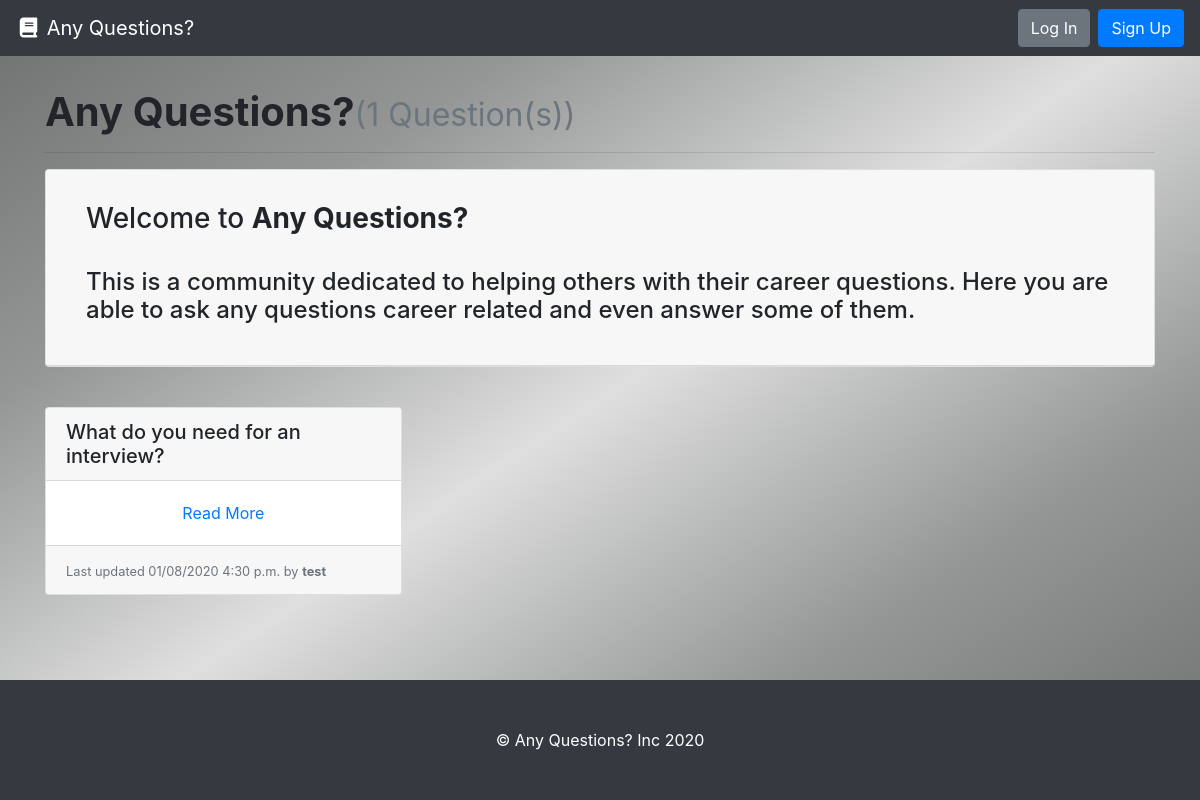
The page / on the database its author committed.
### question/models.py (models this page shows, shortened)
class Question(models.Model):
    question_text = models.CharField(max_length=settings.QUESTION_NAME_MAX_LENGTH, unique=True,
                             help_text="Title of your question.")
    author = models.ForeignKey(User, on_delete=models.PROTECT,
                            help_text="The user that posted this question.")
    slug = models.CharField(max_length=settings.QUESTION_NAME_MAX_LENGTH, blank=True, editable=False,
                            help_text="Unique URL path to access this question. Generated by the system.")
    created = models.DateTimeField(auto_now_add=True,
                                   help_text="The date and time this question was created. Automatically generated when the model saves.")
    modified = models.DateTimeField(auto_now=True,
                                    help_text="The date and time this page was updated. Automatically generated when the model updates.")

### question/views.py (the view)
# urls.py: path('', QuestionListView.as_view(), name='question-list-view'),
class QuestionListView(ListView):
    model = Question
    def get(self, request):
        questions = self.get_queryset().all()
        return render(request, 'index.html', {
          'questions': questions
        })

### question/templates/index.html (shortened to what this page needs)
{% extends 'base.html' %}
{% block content %}
  <h1><b>Any Questions?</b>{% if questions %}<small class="text-muted">({{ questions|length }} Question(s))</small>{% endif %}</h1>
  <hr>
  <div class="card mb-3">
    <h5 class="card-header">
    <div class="card-body border-dark"
      <center><h3>Welcome to <b>Any Questions?</b></h3>
        <br>
        <h4>This is a community dedicated to helping others with their career questions.
          Here you are able to ask any questions career related
          and even answer some of them.</h4></center>
      </div>
    </div>
    <br>
  {% if questions %}
    <div class="card-columns">
      {% for question in questions %}
        {% include "partials/card.html" %}
      {% endfor %}
    </div>
  {% else %}
    <div class="alert alert-primary" role="alert">No questions to display.</div>
  {% endif %}
{% endblock %}

### question/templates/partials/card.html
<div class="card mb-3">
    <h5 class="card-header">{{ question.question_text }}</h5>
    <div class="card-body border-dark">
        <div class="text-center"><a href="{% url 'question-details-page' question.slug %}" title="Read More">Read More</a></div>
    </div>
    <div class="card-footer">
      <small class="text-muted">Last updated {{ question.modified|date:"SHORT_DATETIME_FORMAT" }} by <b>{{ question.author.username }}</b></small>
    </div>
  </div>

### templates/base.html (style rules this page uses)
body { height: 100%; margin: 0; background-repeat: no-repeat; background-attachment: fixed; background-image: linear-gradient(to bottom right, rgb(110, 112, 111),rgb(148, 151, 149),rgb(222, 223, 222),rgb(148, 151, 149), rgb(110, 112, 111)); }

### rows shown on the page
Question: question_text "What do you need for an interview?", modified "01/08/2020 4:30 p.m.", author.username "test"

### other values the page prints
{{ questions|length }} "1"
